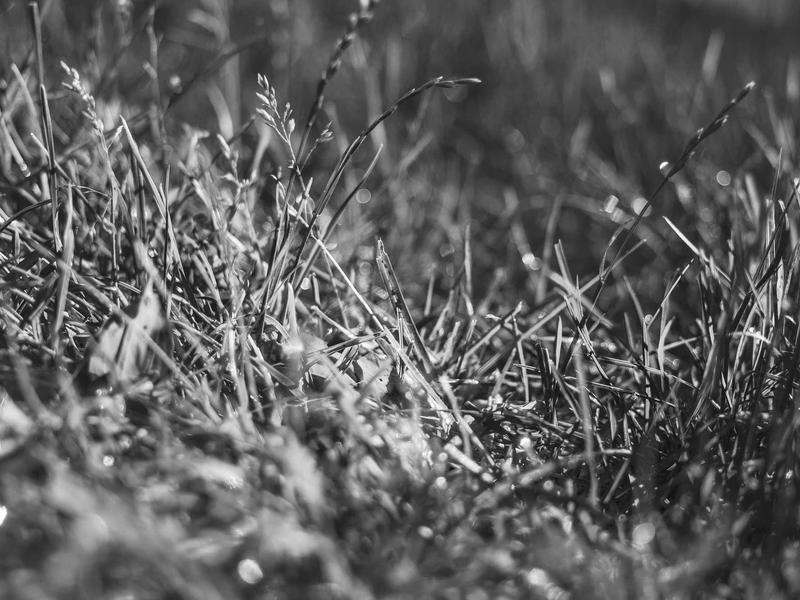
#> input picture samples/img_001.jpeg, 800 x 600 px, found by its file name
$ python make_gif.py img_001.jpeg img_002.jpeg img_final.jpeg /
#> lines starting #> are read from the running program, lines starting #| are printed output that depends on the picture; pictures that were not available may be replaced by others from this repository, and a replacement may not be noted
#!/usr/bin/env python3
"""
make_gif.py — build an animated GIF from a sequence of images.

Frame sources (applied in this order, combined into one list):
  --folder DIR    all supported images in DIR, ordered by --sort
  --glob PATTERN  files matching a glob pattern, ordered alphabetically
  positional args explicit files, in the order given

Timing:
  --duration SEC          uniform frame duration (default 1 s)
  --last-duration SEC     override the last frame's duration
  --durations S1 S2 ...   explicit per-frame durations
  --fps N                 uniform timing via frames-per-second

Sizing:
  --width N       scale all frames to this width (height auto-scaled)
  --target-mb N   binary-search for the largest width under N MB

Examples:
    # All images in a folder at 2 fps:
    python3 make_gif.py --folder samples --fps 2 --out animation.gif

    # Folder sorted by last-modified time:
    python3 make_gif.py --folder shots --sort mtime --fps 4 --out animation.gif

    # 1 s each, last frame 3 s, auto-resize to stay under 4.5 MB:
    python3 make_gif.py img_001.jpeg img_002.jpeg img_final.jpeg \
        --duration 1 --last-duration 3 --target-mb 4.5 --out animation.gif
"""

import argparse
import glob as glob_module
import io
import sys
from pathlib import Path

from PIL import Image, ImageColor

IMAGE_EXTS = {".jpeg", ".jpg", ".png", ".webp", ".bmp", ".tiff", ".tif"}


def resolve_color(color: str, default: str = "white") -> str:
    try:
        ImageColor.getrgb(color)
        return color
    except (ValueError, AttributeError):
        print(f"Warning: unrecognized color {color!r}, defaulting to {default!r}.")
        return default


def _sort_key(p: Path, sort: str):
    if sort == "mtime":
        return p.stat().st_mtime
    if sort == "ctime":
        st = p.stat()
        # st_birthtime is macOS/BSD; fall back to st_mtime on Linux
        return getattr(st, "st_birthtime", st.st_mtime)
    return p.name  # default: alphabetical by filename


def collect_folder(folder: Path, sort: str) -> list[str]:
    images = [p for p in folder.iterdir() if p.suffix.lower() in IMAGE_EXTS]
    images.sort(key=lambda p: _sort_key(p, sort))
    return [str(p) for p in images]


def load_images(paths: list[str]) -> list[Image.Image]:
    return [Image.open(p).convert("RGBA") for p in paths]


def fit_with_padding(img: Image.Image, target: tuple[int, int], bg: str = "white") -> Image.Image:
    """Scale img to fit within target preserving aspect ratio, padding remainder with bg."""
    img.thumbnail(target, Image.LANCZOS)
    canvas = Image.new("RGBA", target, bg)
    x = (target[0] - img.width) // 2
    y = (target[1] - img.height) // 2
    canvas.paste(img, (x, y))
    return canvas


def scale_frames(frames: list[Image.Image], width: int) -> list[Image.Image]:
    orig_w, orig_h = frames[0].size
    if orig_w == width:
        return frames
    ratio = width / orig_w
    new_size = (width, max(1, int(orig_h * ratio)))
    return [f.resize(new_size, Image.LANCZOS) for f in frames]


def resize_to_first(frames: list[Image.Image], bg: str = "white") -> list[Image.Image]:
    target = frames[0].size
    resized = [frames[0]]
    for f in frames[1:]:
        if f.size != target:
            f = fit_with_padding(f, target, bg=bg)
        resized.append(f)
    return resized


def encode_gif(frames: list[Image.Image], durations_ms: list[int], loop: int) -> bytes:
    first = frames[0].convert("P", palette=Image.ADAPTIVE, colors=256)
    rest = [f.convert("P", palette=Image.ADAPTIVE, colors=256) for f in frames[1:]]
    buf = io.BytesIO()
    first.save(
        buf,
        format="GIF",
        save_all=True,
        append_images=rest,
        duration=durations_ms,
        loop=loop,
        optimize=False,
    )
    return buf.getvalue()


def make_gif(
    paths: list[str],
    out: str,
    durations_ms: list[int],
    loop: int = 0,
    resize: bool = True,
    bg: str = "white",
    width: int | None = None,
    target_mb: float | None = None,
) -> None:
    if not paths:
        raise ValueError("No input images provided.")
    if len(durations_ms) != len(paths):
        raise ValueError(
            f"Duration list length ({len(durations_ms)}) must match frame count ({len(paths)})."
        )

    print(f"Loading {len(paths)} frame(s)…")
    frames = load_images(paths)

    if resize and len(frames) > 1:
        frames = resize_to_first(frames, bg=bg)

    orig_width = frames[0].width

    if target_mb is not None:
        target_bytes = int(target_mb * 1024 * 1024)
        lo, hi = 100, orig_width
        best_width = hi
        best_data = None

        print(f"Binary-searching for width that fits under {target_mb} MB…")
        for _ in range(12):  # 12 iterations → width precision < 0.05%
            mid = (lo + hi) // 2
            candidate = encode_gif(scale_frames(frames, mid), durations_ms, loop)
            size_mb = len(candidate) / 1024 / 1024
            print(f"  width={mid}  →  {size_mb:.2f} MB")
            if len(candidate) <= target_bytes:
                best_width = mid
                best_data = candidate
                lo = mid + 1
            else:
                hi = mid - 1

        if best_data is None:
            print("Warning: could not reach target size even at minimum width; using smallest tried.", file=sys.stderr)
            best_data = encode_gif(scale_frames(frames, 100), durations_ms, loop)

        out_path = Path(out)
        out_path.write_bytes(best_data)
        final_mb = len(best_data) / 1024 / 1024
        print(f"Saved {out_path}  (width={best_width}, {final_mb:.2f} MB)")

    else:
        if width is not None:
            frames = scale_frames(frames, width)

        data = encode_gif(frames, durations_ms, loop)
        out_path = Path(out)
        out_path.write_bytes(data)
        size_mb = len(data) / 1024 / 1024
        total_s = sum(durations_ms) / 1000
        print(f"Saved {out_path}  ({len(frames)} frames, {total_s:.1f}s total, {size_mb:.2f} MB)")


def resolve_durations(
    n: int,
    duration: float,
    last_duration: float | None,
    durations: list[float] | None,
) -> list[int]:
    if durations is not None:
        if len(durations) != n:
            raise ValueError(
                f"--durations has {len(durations)} values but there are {n} frames."
            )
        return [int(d * 1000) for d in durations]

    ms = [int(duration * 1000)] * n
    if last_duration is not None:
        ms[-1] = int(last_duration * 1000)
    return ms


def main() -> None:
    parser = argparse.ArgumentParser(
        description="Build an animated GIF from images.",
        formatter_class=argparse.RawDescriptionHelpFormatter,
    )
    parser.add_argument("images", nargs="*", help="Input image files (used as-is, in the order given)")
    parser.add_argument("--folder", "-f", metavar="DIR",
                        help="Load all supported images from DIR; order controlled by --sort")
    parser.add_argument("--sort", choices=["name", "mtime", "ctime"], default="name",
                        help="Sort order for --folder images: "
                             "name=alphabetical by filename (default), "
                             "mtime=last modified, "
                             "ctime=creation time (macOS/BSD; falls back to mtime on Linux)")
    parser.add_argument("--glob", "-g", metavar="PATTERN",
                        help='Glob pattern for frames, e.g. "img_*.jpeg" (sorted alphabetically)')
    parser.add_argument("--out", "-o", default="animation.gif", help="Output path (default: animation.gif)")
    parser.add_argument("--loop", "-l", type=int, default=0, help="Loop count; 0 = loop forever (default: 0)")
    parser.add_argument("--no-resize", action="store_true",
                        help="Skip padding/resizing frames to match the first frame's dimensions")
    parser.add_argument("--bg", default="white",
                        help="Padding color for frames with a different aspect ratio "
                             "(CSS color name or hex, default: white; falls back to white if invalid)")

    timing = parser.add_mutually_exclusive_group()
    timing.add_argument("--fps", type=float, help="Uniform frame rate (frames per second)")
    timing.add_argument("--durations", type=float, nargs="+", metavar="SEC",
                        help="Per-frame durations in seconds (count must match total frames)")

    parser.add_argument("--duration", type=float, default=1.0,
                        help="Uniform frame duration in seconds (default: 1.0); "
                             "ignored when --fps or --durations is set")
    parser.add_argument("--last-duration", type=float, dest="last_duration",
                        help="Override duration for the last frame (seconds)")

    sizing = parser.add_mutually_exclusive_group()
    sizing.add_argument("--width", type=int, help="Scale all frames to this width (height auto-scaled)")
    sizing.add_argument("--target-mb", type=float, dest="target_mb",
                        help="Binary-search for the largest width that keeps the GIF under this size in MB")

    args = parser.parse_args()

    paths: list[str] = []

    if args.folder:
        folder = Path(args.folder)
        if not folder.is_dir():
            print(f"Error: {args.folder!r} is not a directory.", file=sys.stderr)
            sys.exit(1)
        folder_paths = collect_folder(folder, args.sort)
        if not folder_paths:
            print(f"No supported image files found in {args.folder!r}.", file=sys.stderr)
            sys.exit(1)
        print(f"Found {len(folder_paths)} image(s) in {args.folder!r} (sorted by {args.sort}):")
        for p in folder_paths:
            print(f"  {Path(p).name}")
        paths.extend(folder_paths)

    if args.glob:
        matched = sorted(glob_module.glob(args.glob))
        if not matched:
            print(f"No files matched: {args.glob}", file=sys.stderr)
            sys.exit(1)
        paths.extend(matched)

    paths.extend(args.images)

    if not paths:
        parser.print_help()
        sys.exit(1)

    if args.fps:
        base_duration = 1.0 / args.fps
    else:
        base_duration = args.duration

    try:
        durations_ms = resolve_durations(
            n=len(paths),
            duration=base_duration,
            last_duration=args.last_duration,
            durations=args.durations,
        )
    except ValueError as e:
        print(f"Error: {e}", file=sys.stderr)
        sys.exit(1)

    make_gif(
        paths,
        args.out,
        durations_ms=durations_ms,
        loop=args.loop,
        resize=not args.no_resize,
        bg=resolve_color(args.bg),
        width=args.width,
        target_mb=args.target_mb,
    )
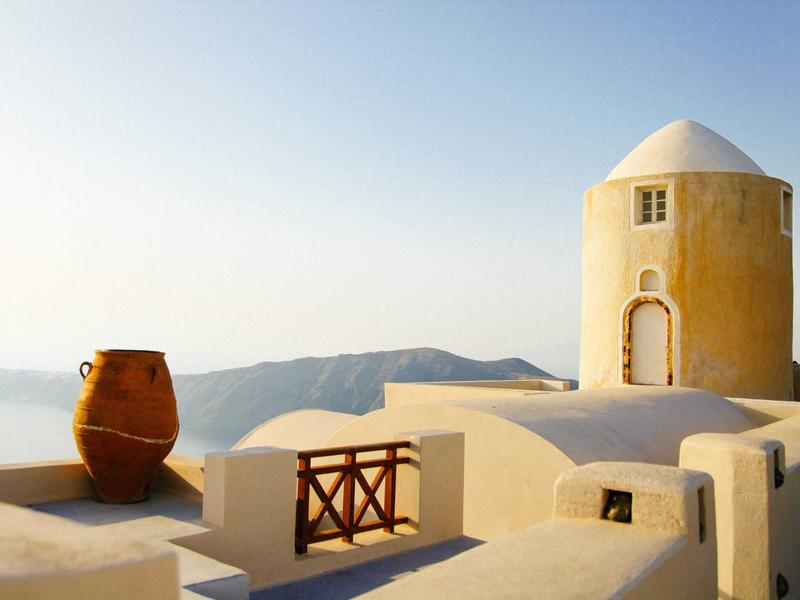
#> input picture samples/img_002.jpeg, 800 x 600 px, found by its file name
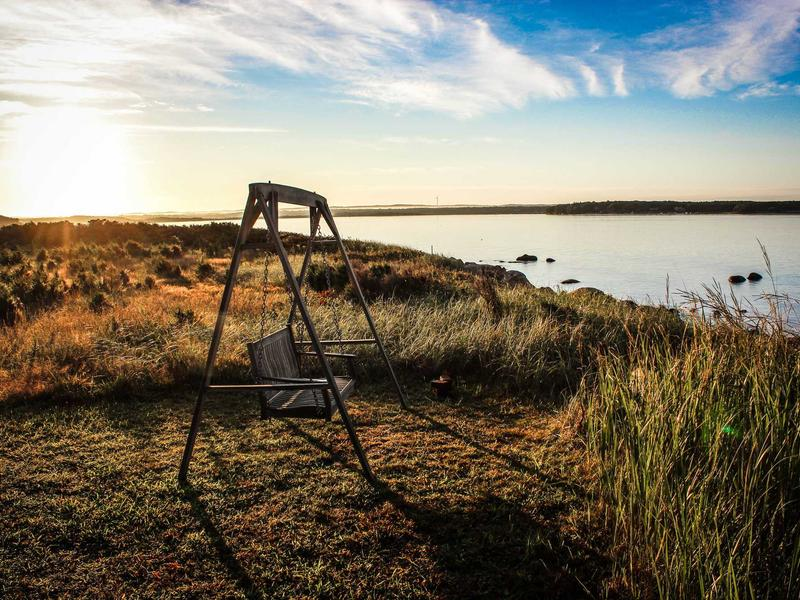
#> input picture samples/img_003.jpeg, 800 x 600 px, given in place of img_final.jpeg, which was not available
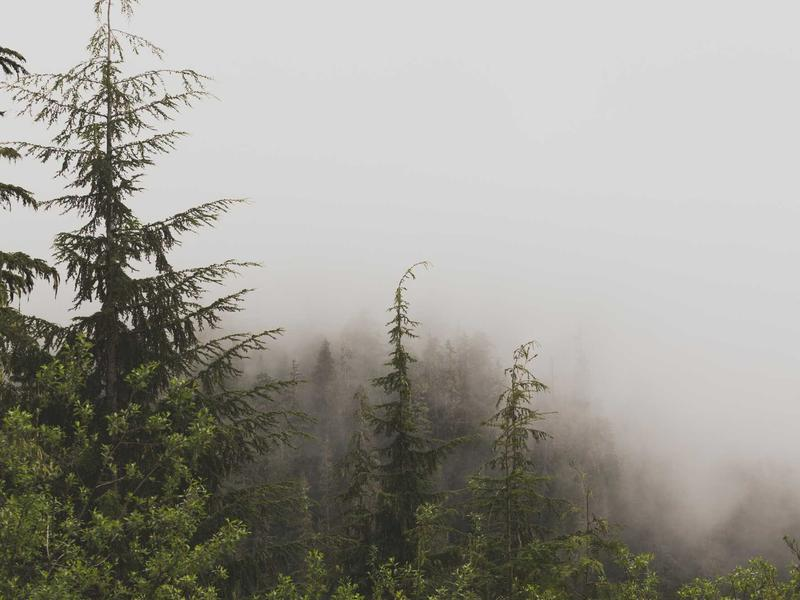
#> input picture samples/img_004.jpeg, 800 x 600 px, given in place of , which was not available
#> in make_gif, `frames = load_images(paths)`: frames = 4 items
#> the loop in resize_to_first, `for f in frames[1:]:` made 3 passes
#> in encode_gif, `rest = [f.convert("P", palette=Image.ADAPTIVE, colors=256) for f in fr..`: rest = 3 items
#> in make_gif, `size_mb = len(data) / 1024 / 1024`: size_mb = 0.524
#| Saved animation.gif  (4 frames, 4.0s total, 0.52 MB)


if __name__ == "__main__":
    main()
